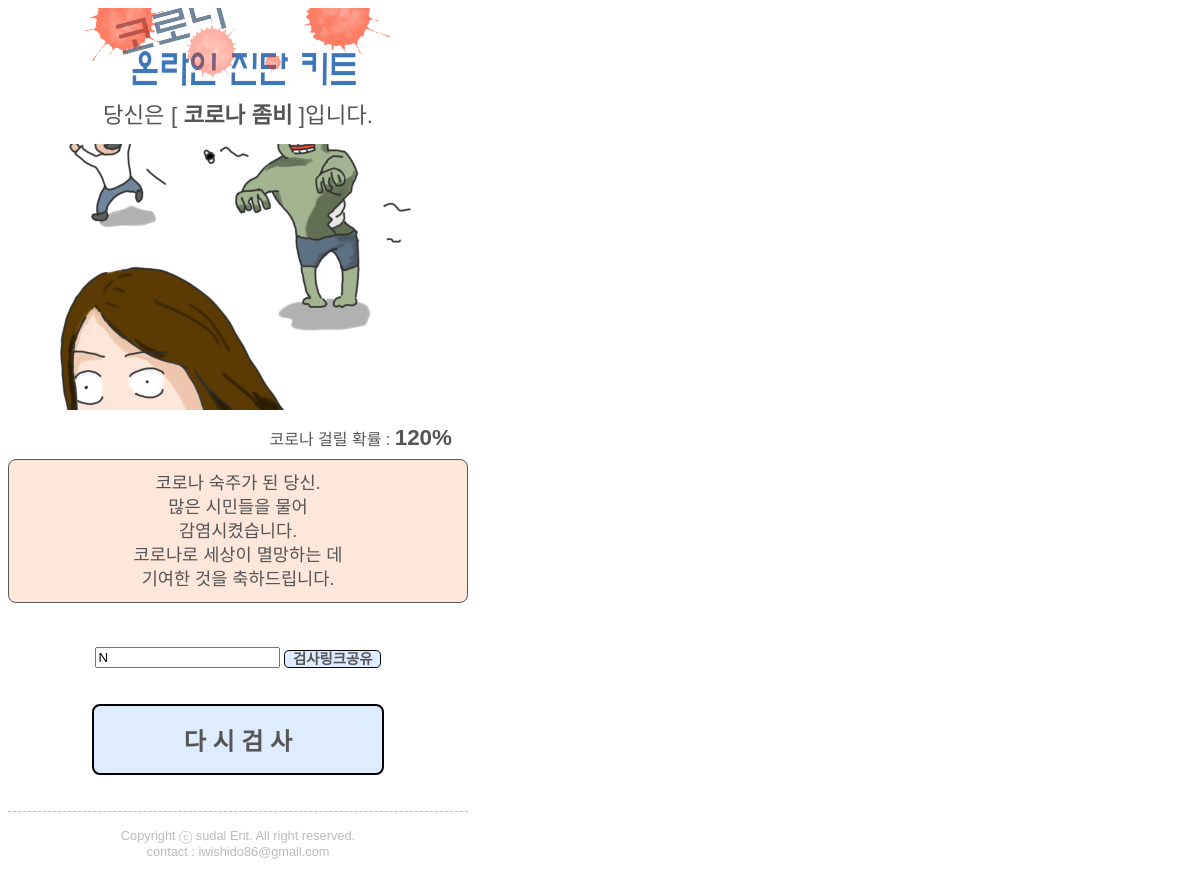
Page /result/1/1 on the earlier database version.
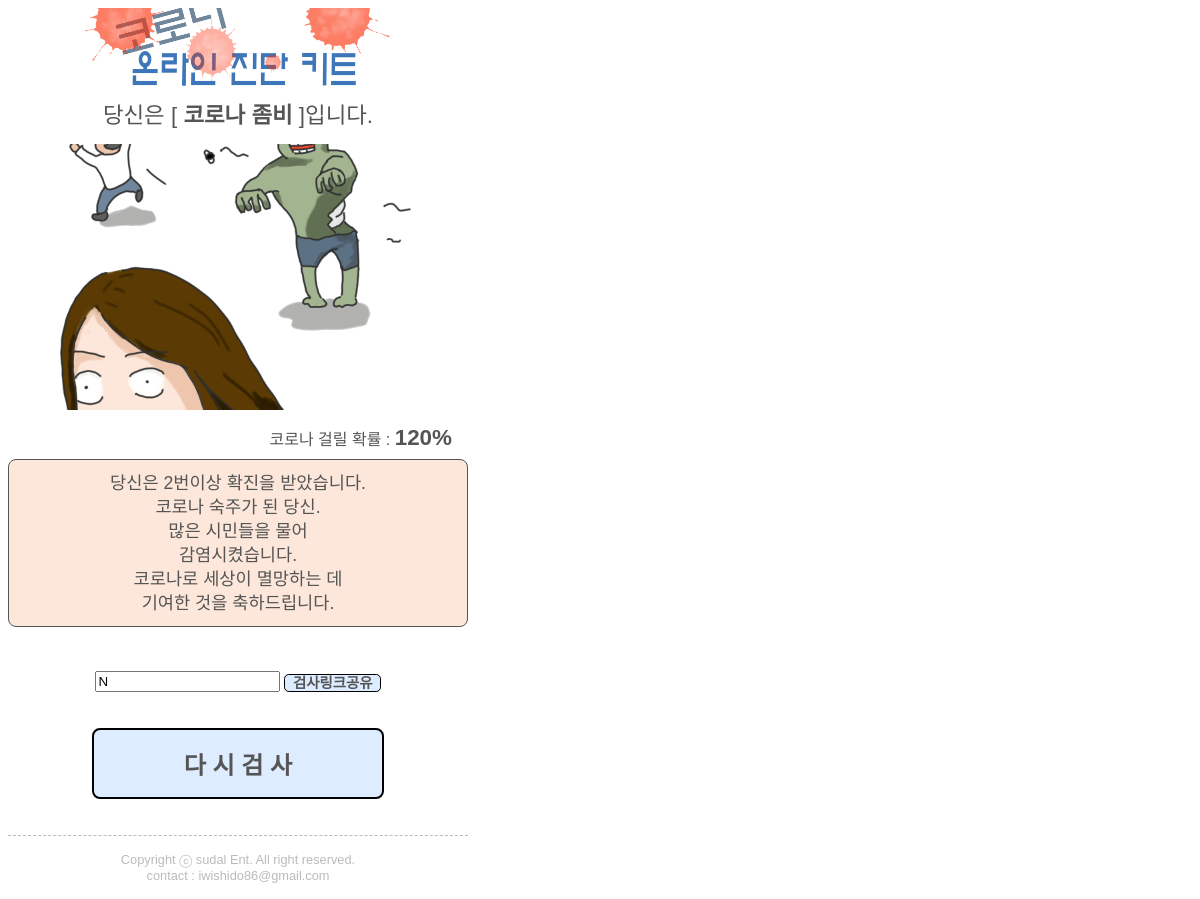
Same page on the later database version.
### survDjango/models.py (models this page shows)
class ResultM(models.Model):
    survId = models.IntegerField(default=0, help_text="설문번호")
    resultId = models.IntegerField(default=0, help_text="결과번호")
    resultType = models.CharField(default='01', max_length=2)
    pointBottom = models.IntegerField(default=0, help_text="pointBottom")
    pointTop = models.IntegerField(default=0, help_text="pointTop")
    title = models.CharField(max_length=100)
    content = models.TextField()
    content2 = models.TextField()
    content3 = models.TextField()
    imgFile = models.CharField(max_length=100)
    deleteYn = models.CharField(default='N', max_length=1)
    orderNum = models.IntegerField(default=0, help_text="정렬순서")

class SurvM(models.Model):
    survId = models.IntegerField(default=0, help_text="설문번호",unique=True)
    title = models.CharField(max_length=100)
    survType = models.CharField(default='01',max_length=20)
    content = models.TextField()
    content2 = models.TextField()
    content3 = models.TextField()
    imgFile = models.CharField(default='N',max_length=100)
    linkUrl = models.CharField(default='N',max_length=100)
    addScript = models.CharField(default='N', max_length=200)
    completeYn = models.CharField(default='N', max_length=1)
    pageNum = models.IntegerField(default=0, help_text="설문번호")
    deleteYn = models.CharField(default='N', max_length=1)
    orderNum = models.IntegerField(default=0, help_text="정렬순서")

### survDjango/views.py (the view)
# urls.py: path('result/<int:survid>/<int:resultid>', result_view, name='result_view'), # 추가
def result_view(request,survid,resultid):
    template_name = 'survDjango/result.html'
    surv = get_object_or_404(SurvM, survId=survid)
    result = get_object_or_404(ResultM, resultId=resultid)
    form = SurvForm()
    context = {
        'form': form,
        'surv': surv,
        'result': result,
    }
    return render(request, template_name, context)

### survDjango/forms.py
class SurvForm(forms.Form):
    survId = forms.IntegerField(
        label='설문번호',
        widget=forms.HiddenInput(attrs={'size': 30}),
    )
    questionNum = forms.IntegerField(
        label='설문번호',
        widget=forms.HiddenInput(attrs={'size': 30}),
    )

### survDjango/templates/survDjango/result.html (shortened to what this page needs)
{% extends 'survDjango/base.html' %}
{% block body %}
<form method="post">
    <div class="basic_cont1_box">
        <label class="resultlable">당신은 [ <b>{{ result.title }}</b> ]입니다.</label>
    </div>
    <div class="result_img_box" style="background-image:url('/static/img/{{ result.imgFile }}');">
    </div>
    <div class="result_cont_box3">코로나 걸릴 확률 : <label class="resultlable"><b>{{ result.content3 }}</b></label></div>
    <div class="result_cont_box2">
        <div class="result_content">{{ result.content2|linebreaks }}</div>
    </div>
</form>
<br>
<br>
    <div class="result_link_box">
        <input type="text" id="result_link_input" value="{{surv.linkUrl}}">
        <label id="link_copy_btn" onclick="copyShareLink();">검사링크공유</label>
    </div>
    <div class="start_box" onclick="document.location.href='{% url 'surv_view' survid=surv.survId %}';">
        다 시 검 사
    </div>
{% endblock body %}

### survDjango/templates/survDjango/base.html (shortened to what this page needs)
<!DOCTYPE html>
<html lang="kr">
<head>
    <link rel="stylesheet" href="/static/css/common.css">
</head>
<body>
    <div class="body_cont_box">
        {% include "./top_layout.html" %}
    {% load static %}
    {% block body %}{% endblock body %}
    </div>
    {% include "./bottom_layout.html" %}
</body>
</html>

### survDjango/templates/survDjango/top_layout.html
<div class="top_cont_box">
</div>

### survDjango/templates/survDjango/bottom_layout.html
<div class="bottom_cont_box">
    Copyright ⓒ sudal Ent. All right reserved.<br>
    contact : iwishido86@gmail.com
</div>

### survDjango/static/css/common.css (style rules this page uses)
html { margin : 0; padding : 0; height : 97%; }
body { min-width : 320px; max-width : 460px; margin : 0; padding : 0.5em; font-family : 'NEXON Gothic Bold', 'Nanum Gothic', 'Malgun Gothic', '돋움', 'dotum', 'AppleGothic', Helvetica, Arial, Sans-Serif !important; height : 97%; color : #555; }
.basic_cont1_box { text-align : center; margin-bottom : 1.0em; }
p { display : block; margin-block-start : 0em; margin-block-end : 0em; margin-inline-start : 0px; margin-inline-end : 0px; margin : 0; padding : 0; }
.body_cont_box { min-height : 90%; }
#link_copy_btn { font-weight : bolder; font-size : 0.9em; text-align : center; padding : 0rem 0.5rem; background-color : #DDECFE; border : 1px solid #000; border-radius : 0.3rem; vertical-align : middle; }
.result_cont_box2 { font-size : 1.1em; margin-top : 0.5em; padding : 0.7rem 0.7rem; text-align : center; background-color : #FAECC5; background-color : #FCE7DA; border : 1px solid #555; border-radius : 0.5rem; line-height : 1.5rem; }
.result_cont_box3 { margin-top : 0.5em; padding : 0rem 1rem 0rem 1rem; text-align : right; vertical-align : bottom; background-color : #FFF; }
.result_link_box { margin-top : 0.5em; text-align : center; background-color : #FFF; }
.resultlable { font-size : 1.4em; line-height : 1.5rem; }
.start_box { font-weight : bolder; font-size : 1.5em; margin : 1.5em 3.5em; text-align : center; padding : 1rem 0.5rem; background-color : #DDECFE; border : 2px solid #000; border-radius : 0.5rem; }
.result_img_box { padding : 0.5rem; text-align : right; vertical-align : bottom; background-color : #FFF; min-height : 250px; margin-bottom : 1.0em; background-size : 100%; background-position : 50% 100%; background-repeat : no-repeat; }
.bottom_cont_box { font-size : 0.8em; margin-top : 1.0em; text-align : center; padding : 1rem 0.5rem; color : #bbb; border-top : 1px dashed #bbb; }
.top_cont_box { background-image:url('/static/img/corona_title.jpg'); min-height : 80px; margin-bottom : 1.0em; background-size : 70%; background-position: 50% 100%; background-repeat : no-repeat; }

Differences in the rows shown:
changed ResultM "코로나 좀비": content2 "코로나 숙주가 된 당신. 많은 시민들을 물어 감염시켰습니다. 코로나로 세상이 멸망하는 데 기여한 것을 축하드립니다." → "당신은 2번이상 확진을 받았습니다. 코로나 숙주가 된 당신. 많은 시민들을 물어 감염시켰습니다. 코로나로 세상이 멸망하는 데 기여한 것을 축하드립니다."
